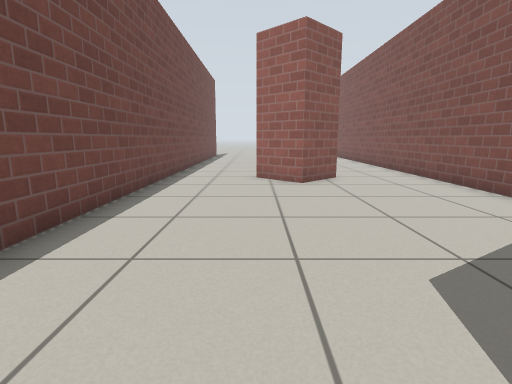
[1] (above)

17 first-person views from a walk through a robot-simulator world made for Gazebo. The camera is 0.72 m above the floor, tilts 10° down and sees 80° across. The floor is counted in squares, 0.5 m on a side. Each view is taken from the middle of a square. On the plan, view 1 faces up. The plan holds only what a view shows up to about 14 squares ahead; the rest is blank. Simple patterns stand in for the simulator's built-in surfaces.

[2]
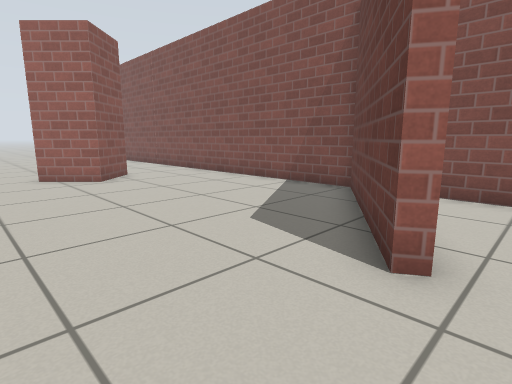

[3]
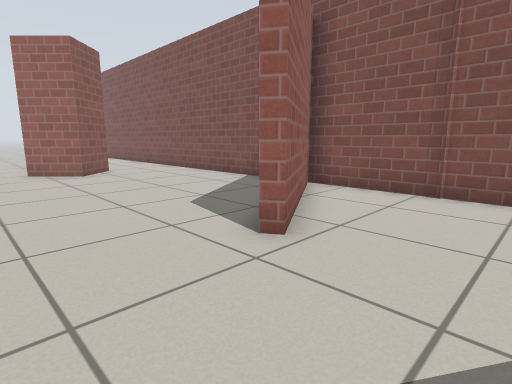

[4]
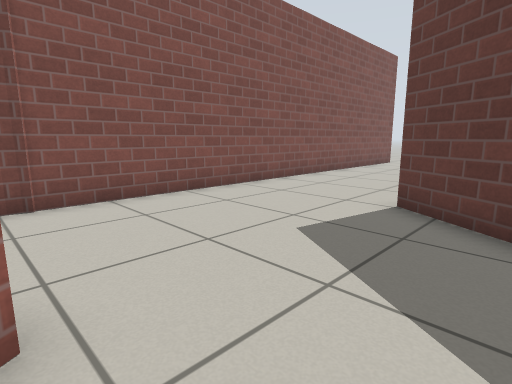

[5]
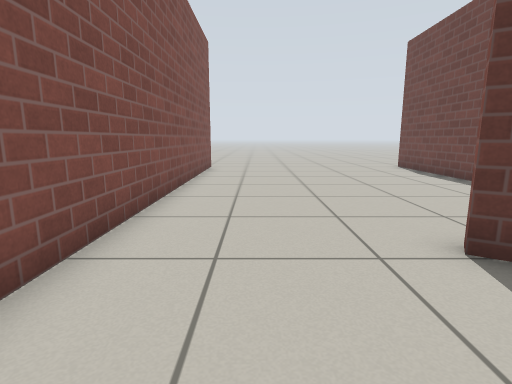

[6]
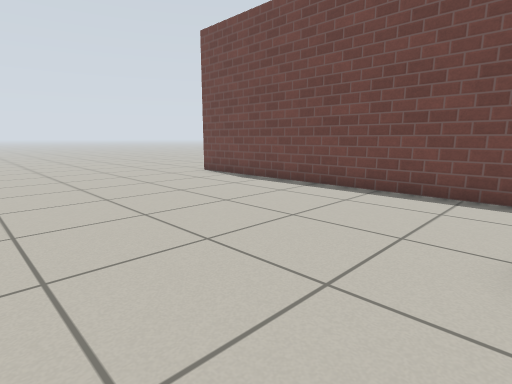

[7]
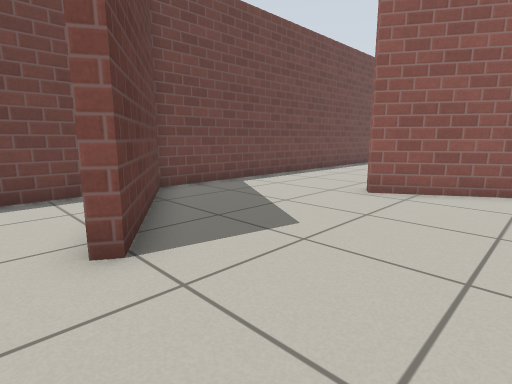

[8]
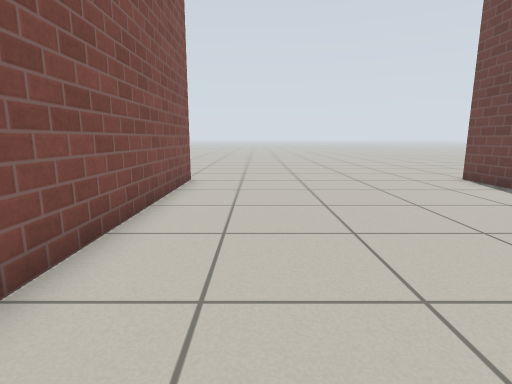

[9]
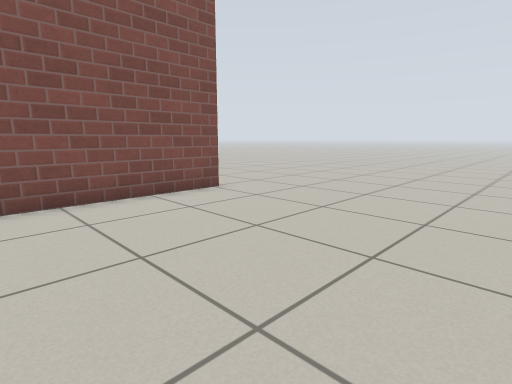

[10]
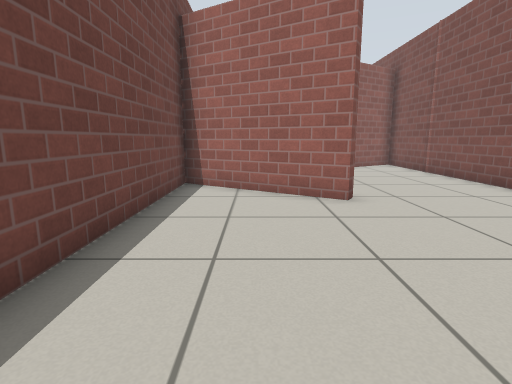

[11]
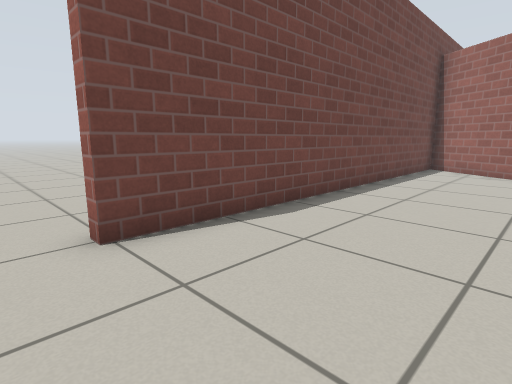

[12]
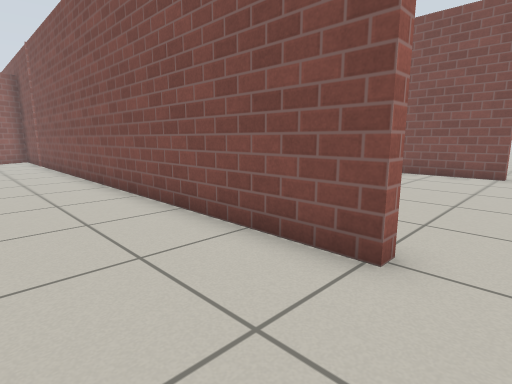

[13]
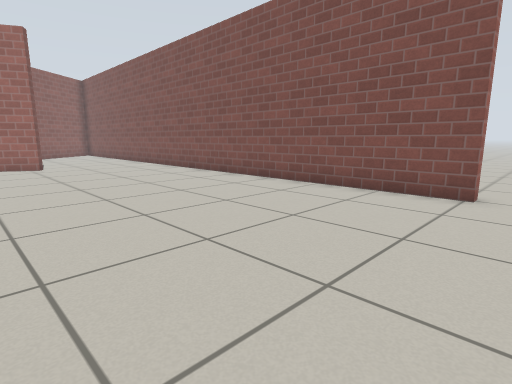

[14]
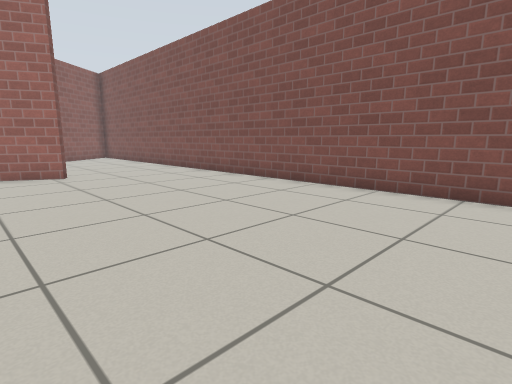

[15]
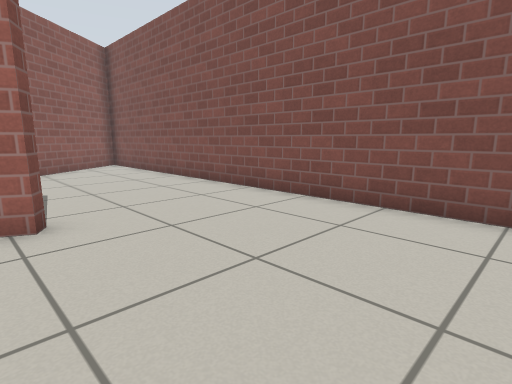

[16]
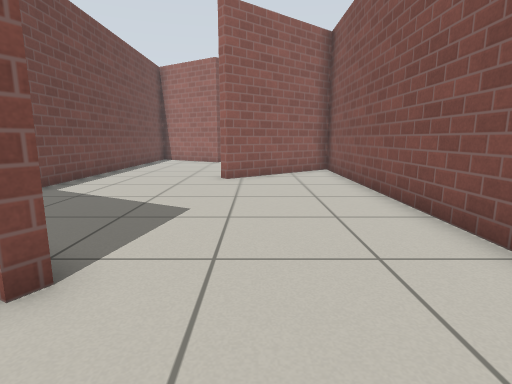

[17]
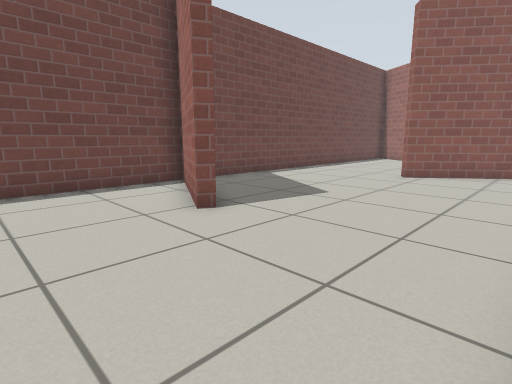

### Floor plan
Points are (right, up) in squares from view 1. A wall is a line through its corners. A room is listed if a view was taken in it or the views show most of it. See-through windows are left out.
Room 1 (views 1, 2, 4)
walls: (1.4, -0.2) (1.2, 0.2) (6.3, 3.3) (6.3, 8.5); (-3.3, 9.5) (-3.3, -1.5)
ways out: opening at (-0.5, -1.8) to room 2; opening at (2.1, 9.4)
Room 2 (views 3, 5, 6, 7, 8, 9, 10, 11, 12)
walls: (6.8, -18.7) (6.3, -18.7) (6.3, 2.9) (1.4, -0.2); (-3.3, -1.5) (-3.3, -3.7) (1.4, -6.6) (1.2, -7) (-3.3, -4.2) (-3.3, -18.7)
ways out: opening at (-0.5, -1.8) to room 1; opening at (7, -19.5) to room 3; opening at (-3, -19.5)
Room 3 (views 13, 14, 15, 16, 17)
walls: (11, -3.1) (10.8, -3.5) (6.7, -1.3) (6.7, -6.2); (16.8, -18.7) (16.3, -18.7) (16.3, 8.2) (12, 4.8) (11.7, 5.2); (6.7, 3.4) (6.7, 0)
ways out: opening at (7, -19.5) to room 2; opening at (9.5, 4.2); opening at (17, -19.5)

Where each view was taken, in squares from view 1:
view 1: 0 up, 0 right, facing up
view 2: 1 down, 2 left, facing up-right
view 3: 3 down, 2 left, facing up-right
view 4: 0 up, 1 left, facing down-right
view 5: 3 down, 4 right, facing down
view 6: 7 down, 5 right, facing down-left
view 7: 8 down, 5 right, facing up-left
view 8: 8 down, 4 right, facing down
view 9: 13 down, 1 left, facing down-right
view 10: 14 down, 1 left, facing up
view 11: 20 down, 1 right, facing up-left
view 12: 20 down, 3 right, facing up-right
view 13: 20 down, 8 right, facing up-right
view 14: 16 down, 8 right, facing up-right
view 15: 9 down, 10 right, facing up-right
view 16: 6 down, 13 right, facing up
view 17: 7 down, 16 right, facing up-left
